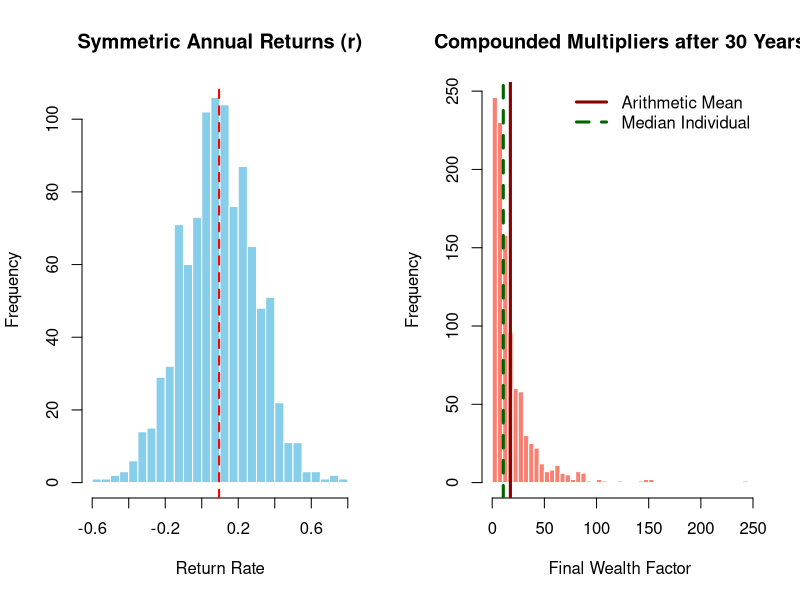

Write R code to recreate this figure.
## ---- chunk 1
# 1. Run simulation parameters
set.seed(42)
num_paths   <- 1000
num_years   <- 30
mu          <- 0.10   
sigma       <- 0.20   

r_samples <- rnorm(num_paths, mean = mu, sd = sigma)

wealth_multipliers <- numeric(num_paths)
for(i in 1:num_paths) {
  annual_returns <- rnorm(num_years, mean = mu, sd = sigma)
  wealth_multipliers[i] <- prod(1 + annual_returns)
}

# 2. Render side-by-side plots directly to the document
par(mfrow = c(1, 2))

# Left Plot: Symmetric Returns
hist(r_samples, breaks = 30, col = "skyblue", border = "white",
     main = "Symmetric Annual Returns (r)", xlab = "Return Rate")
abline(v = mean(r_samples), col = "red", lwd = 2, lty = 2)

# Right Plot: Highly Skewed Multipliers (Log-Normal)
hist(wealth_multipliers, breaks = 40, col = "salmon", border = "white",
     main = "Compounded Multipliers after 30 Years", xlab = "Final Wealth Factor")

abline(v = mean(wealth_multipliers), col = "darkred", lwd = 3)
abline(v = median(wealth_multipliers), col = "darkgreen", lwd = 3, lty = 2)

legend("topright", legend=c("Arithmetic Mean", "Median Individual"), 
       col=c("darkred", "darkgreen"), lty=c(1, 2), lwd=3, bty = "n")
